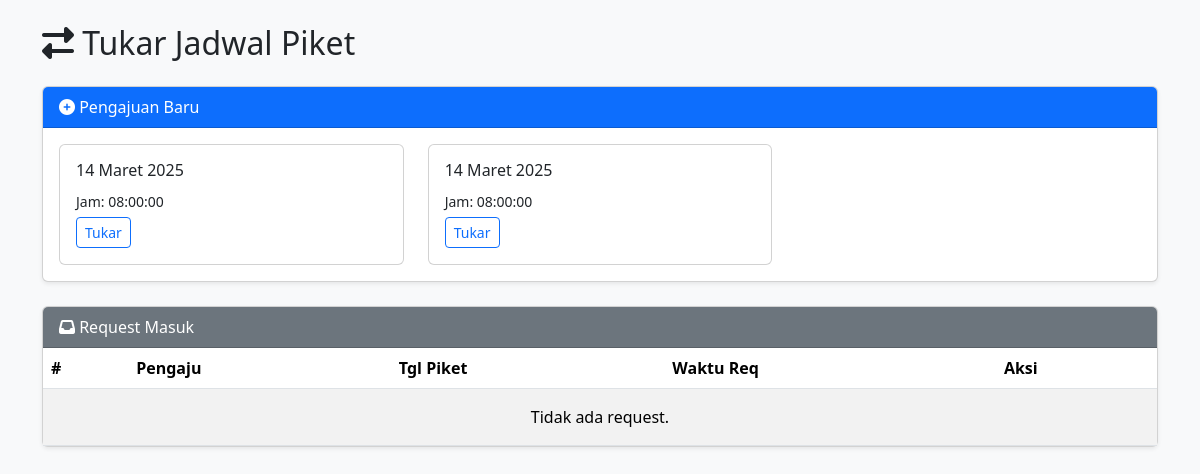
The page /guru/request_tukar_jadwal.php (signed in) on the database as committed earlier.
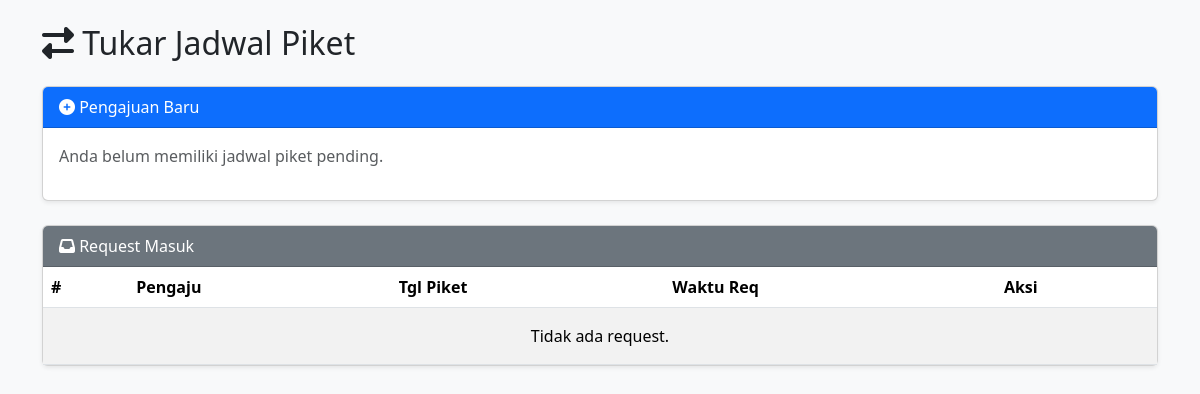
The same page on the database as committed later.
### tables this page shows
CREATE TABLE `jadwal_piket` (
  `id_jadwal` int NOT NULL,
  `nip` varchar(20) NOT NULL,
  `nama_guru` varchar(100) NOT NULL,
  `jenjang` varchar(50) DEFAULT NULL,
  `waktu_piket` varchar(50) NOT NULL,
  `tanggal` date NOT NULL,
  `bulan` varchar(20) NOT NULL,
  `tahun` int NOT NULL,
  `status` enum('pending','hadir','tidak hadir') NOT NULL DEFAULT 'pending'
);

### helpers.php (called while the page is built, shortened)
    <?php
function all_rows(mysqli $conn, string $sql, string $types = "", array $params = []): array
{
    $stmt = $conn->prepare($sql);
    if ($types !== "") {
        $stmt->bind_param($types, ...$params);
    }
    $stmt->execute();
    $res = $stmt->get_result();
    $rows = $res->fetch_all(MYSQLI_ASSOC);
    return $rows;
}

### guru/request_tukar_jadwal.php (the view, shortened to what this page needs)
<?php
require_once __DIR__ . '/../helpers.php';
require_once __DIR__ . '/../koneksi.php';
$nip  = $_SESSION['nip']  ?? '';
function tgl_id($fmt, $date) {
    return str_replace(
        ['January','February','March','April','May','June','July','August','September','October','November','December'],
        ['Januari','Februari','Maret','April','Mei','Juni','Juli','Agustus','September','Oktober','November','Desember'],
        date($fmt, strtotime($date))
    );
}
$jadwalList = all_rows($conn,
  "SELECT id_jadwal, tanggal, waktu_piket
   FROM jadwal_piket
   WHERE nip=? AND status='pending'
   ORDER BY tanggal ASC",
   "s", [$nip]
);
$inRequests = all_rows($conn,
  "SELECT ptj.id, ptj.tanggal_permintaan, ptj.tanggal_piket,
          jp.nama_guru AS pengaju
   FROM permintaan_tukar_jadwal ptj
   JOIN jadwal_piket jp ON ptj.id_jadwal_pengaju=jp.id_jadwal
   WHERE ptj.nip_tujuan=? AND ptj.status='Pending'
   ORDER BY ptj.tanggal_permintaan DESC",
   "s", [$nip]
);
?>
<!DOCTYPE html>
<html lang="id">
<head>
  <link href="https://cdn.jsdelivr.net/npm/bootstrap@5.3.3/dist/css/bootstrap.min.css" rel="stylesheet">
  <link href="https://cdnjs.cloudflare.com/ajax/libs/font-awesome/6.4.0/css/all.min.css" rel="stylesheet">
</head>
<body class="bg-light">
<div class="container py-4">
  <h2 class="mb-4"><i class="fas fa-exchange-alt"></i> Tukar Jadwal Piket</h2>
  <div class="card mb-4 shadow-sm">
    <div class="card-header bg-primary text-white">
      <i class="fas fa-plus-circle"></i> Pengajuan Baru
    </div>
    <div class="card-body">
      <?php if(empty($jadwalList)): ?>
        <p class="text-muted">Anda belum memiliki jadwal piket pending.</p>
      <?php else: ?>
        <div class="row gy-2">
          <?php foreach($jadwalList as $j): ?>
            <div class="col-md-4">
              <div class="card h-100">
                <div class="card-body">
                  <h6><?= tgl_id('d F Y', $j['tanggal']) ?></h6>
                  <p class="mb-1"><small>Jam: <?= htmlspecialchars($j['waktu_piket']) ?></small></p>
                  <button
                    class="btn btn-sm btn-outline-primary openModal"
                    data-id="<?= $j['id_jadwal'] ?>"
                    >Tukar</button>
                </div>
              </div>
            </div>
          <?php endforeach;?>
        </div>
      <?php endif;?>
    </div>
  </div>
  <div class="card shadow-sm">
    <div class="card-header bg-secondary text-white">
      <i class="fas fa-inbox"></i> Request Masuk
    </div>
    <div class="card-body p-0">
      <table class="table table-striped mb-0">
        <thead>
          <tr>
            <th>#</th><th>Pengaju</th><th>Tgl Piket</th><th>Waktu Req</th><th>Aksi</th>
          </tr>
        </thead>
        <tbody>
          <?php if(empty($inRequests)): ?>
            <tr><td colspan="5" class="text-center py-3">Tidak ada request.</td></tr>
          <?php endif;?>
        </tbody>
      </table>
    </div>
  </div>
</div>
</body>
</html>

Rows that differ between the two databases and show on the page:
removed jadwal_piket: tanggal "14 Maret 2025", waktu_piket "08:00:00"
removed jadwal_piket: tanggal "14 Maret 2025", waktu_piket "08:00:00"
Other text that changed with them:
text now shown: "Anda belum memiliki jadwal piket pending."
